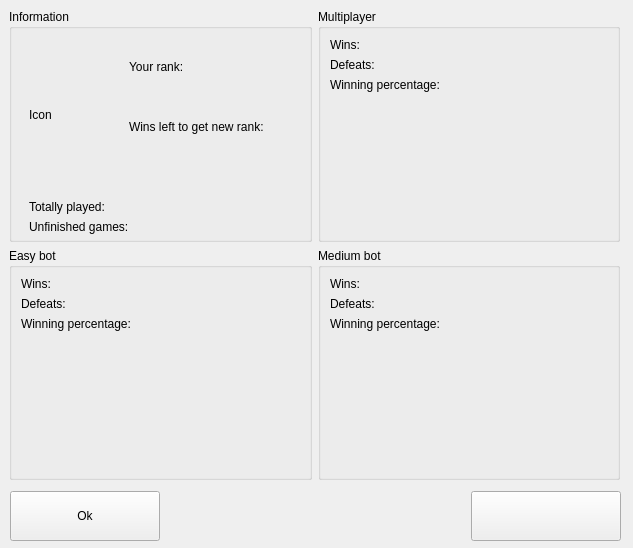
<?xml version="1.0" encoding="UTF-8"?>
<ui version="4.0">
 <class>StatWindow</class>
 <widget class="QWidget" name="StatWindow">
  <property name="geometry">
   <rect>
    <x>0</x>
    <y>0</y>
    <width>633</width>
    <height>548</height>
   </rect>
  </property>
  <property name="sizePolicy">
   <sizepolicy hsizetype="Preferred" vsizetype="Preferred">
    <horstretch>0</horstretch>
    <verstretch>68</verstretch>
   </sizepolicy>
  </property>
  <property name="windowTitle">
   <string>Statistics</string>
  </property>
  <widget class="QWidget" name="horizontalLayoutWidget">
   <property name="geometry">
    <rect>
     <x>10</x>
     <y>490</y>
     <width>611</width>
     <height>52</height>
    </rect>
   </property>
   <layout class="QHBoxLayout" name="horizontalLayout_5">
    <item>
     <widget class="QPushButton" name="OkBtn">
      <property name="minimumSize">
       <size>
        <width>150</width>
        <height>50</height>
       </size>
      </property>
      <property name="cursor">
       <cursorShape>PointingHandCursor</cursorShape>
      </property>
      <property name="text">
       <string>Ok</string>
      </property>
     </widget>
    </item>
    <item>
     <spacer name="horizontalSpacer">
      <property name="orientation">
       <enum>Qt::Horizontal</enum>
      </property>
      <property name="sizeHint" stdset="0">
       <size>
        <width>40</width>
        <height>20</height>
       </size>
      </property>
     </spacer>
    </item>
    <item>
     <widget class="QPushButton" name="DeleteBtn">
      <property name="sizePolicy">
       <sizepolicy hsizetype="Fixed" vsizetype="Fixed">
        <horstretch>0</horstretch>
        <verstretch>50</verstretch>
       </sizepolicy>
      </property>
      <property name="minimumSize">
       <size>
        <width>150</width>
        <height>50</height>
       </size>
      </property>
      <property name="cursor">
       <cursorShape>PointingHandCursor</cursorShape>
      </property>
      <property name="text">
       <string/>
      </property>
      <property name="icon">
       <iconset resource="res.qrc">
        <normaloff>:/images/delete.png</normaloff>:/images/delete.png</iconset>
      </property>
      <property name="iconSize">
       <size>
        <width>26</width>
        <height>26</height>
       </size>
      </property>
     </widget>
    </item>
   </layout>
  </widget>
  <widget class="QWidget" name="gridLayoutWidget">
   <property name="geometry">
    <rect>
     <x>9</x>
     <y>9</y>
     <width>611</width>
     <height>471</height>
    </rect>
   </property>
   <layout class="QGridLayout" name="gridLayout_4">
    <item row="0" column="2">
     <widget class="QGroupBox" name="Multiplayer">
      <property name="title">
       <string>Multiplayer</string>
      </property>
      <layout class="QFormLayout" name="formLayout_2">
       <item row="0" column="0">
        <widget class="QLabel" name="winsLab">
         <property name="text">
          <string>Wins:</string>
         </property>
        </widget>
       </item>
       <item row="0" column="1">
        <widget class="QLabel" name="wins">
         <property name="text">
          <string/>
         </property>
        </widget>
       </item>
       <item row="1" column="0">
        <widget class="QLabel" name="defeatsLab">
         <property name="text">
          <string>Defeats:</string>
         </property>
        </widget>
       </item>
       <item row="1" column="1">
        <widget class="QLabel" name="defeats">
         <property name="text">
          <string/>
         </property>
        </widget>
       </item>
       <item row="2" column="0">
        <widget class="QLabel" name="kdLab">
         <property name="text">
          <string>Winning percentage:</string>
         </property>
        </widget>
       </item>
       <item row="2" column="1">
        <widget class="QLabel" name="kd">
         <property name="text">
          <string/>
         </property>
        </widget>
       </item>
      </layout>
     </widget>
    </item>
    <item row="1" column="2">
     <widget class="QGroupBox" name="groupBox_5">
      <property name="title">
       <string>Medium bot</string>
      </property>
      <layout class="QFormLayout" name="formLayout_3">
       <item row="0" column="0">
        <widget class="QLabel" name="winsLab_3">
         <property name="text">
          <string>Wins:</string>
         </property>
        </widget>
       </item>
       <item row="0" column="1">
        <widget class="QLabel" name="wins_3">
         <property name="text">
          <string/>
         </property>
        </widget>
       </item>
       <item row="1" column="0">
        <widget class="QLabel" name="defeatsLab_4">
         <property name="text">
          <string>Defeats:</string>
         </property>
        </widget>
       </item>
       <item row="1" column="1">
        <widget class="QLabel" name="defeats_3">
         <property name="text">
          <string/>
         </property>
        </widget>
       </item>
       <item row="2" column="0">
        <widget class="QLabel" name="kdLab_3">
         <property name="text">
          <string>Winning percentage:</string>
         </property>
        </widget>
       </item>
       <item row="2" column="1">
        <widget class="QLabel" name="kd_3">
         <property name="text">
          <string/>
         </property>
        </widget>
       </item>
      </layout>
     </widget>
    </item>
    <item row="1" column="1">
     <widget class="QGroupBox" name="groupBox_4">
      <property name="title">
       <string>Easy bot</string>
      </property>
      <layout class="QFormLayout" name="formLayout">
       <item row="0" column="0">
        <widget class="QLabel" name="winsLab_2">
         <property name="text">
          <string>Wins:</string>
         </property>
        </widget>
       </item>
       <item row="0" column="1">
        <widget class="QLabel" name="wins_2">
         <property name="text">
          <string/>
         </property>
        </widget>
       </item>
       <item row="1" column="0">
        <widget class="QLabel" name="defeatsLab_2">
         <property name="text">
          <string>Defeats:</string>
         </property>
        </widget>
       </item>
       <item row="1" column="1">
        <widget class="QLabel" name="defeats_2">
         <property name="text">
          <string/>
         </property>
        </widget>
       </item>
       <item row="2" column="0">
        <widget class="QLabel" name="kdLab_2">
         <property name="text">
          <string>Winning percentage:</string>
         </property>
        </widget>
       </item>
       <item row="2" column="1">
        <widget class="QLabel" name="kd_2">
         <property name="text">
          <string/>
         </property>
        </widget>
       </item>
      </layout>
     </widget>
    </item>
    <item row="0" column="1">
     <widget class="QGroupBox" name="groupBox_2">
      <property name="title">
       <string>Information</string>
      </property>
      <widget class="QLabel" name="label">
       <property name="geometry">
        <rect>
         <x>20</x>
         <y>30</y>
         <width>81</width>
         <height>151</height>
        </rect>
       </property>
       <property name="text">
        <string>Icon</string>
       </property>
      </widget>
      <widget class="QLabel" name="unfinishedGamesLab">
       <property name="geometry">
        <rect>
         <x>20</x>
         <y>210</y>
         <width>101</width>
         <height>16</height>
        </rect>
       </property>
       <property name="text">
        <string>Unfinished games:</string>
       </property>
      </widget>
      <widget class="QLabel" name="unfinishedGames">
       <property name="geometry">
        <rect>
         <x>140</x>
         <y>210</y>
         <width>121</width>
         <height>16</height>
        </rect>
       </property>
       <property name="text">
        <string/>
       </property>
      </widget>
      <widget class="QLabel" name="totallyPlayedLab">
       <property name="geometry">
        <rect>
         <x>20</x>
         <y>190</y>
         <width>81</width>
         <height>16</height>
        </rect>
       </property>
       <property name="text">
        <string>Totally played:</string>
       </property>
      </widget>
      <widget class="QLabel" name="totallyPlayed">
       <property name="geometry">
        <rect>
         <x>140</x>
         <y>190</y>
         <width>121</width>
         <height>16</height>
        </rect>
       </property>
       <property name="text">
        <string/>
       </property>
      </widget>
      <widget class="QLabel" name="rankNameLab">
       <property name="geometry">
        <rect>
         <x>120</x>
         <y>50</y>
         <width>61</width>
         <height>16</height>
        </rect>
       </property>
       <property name="text">
        <string>Your rank:</string>
       </property>
      </widget>
      <widget class="QLabel" name="rankName">
       <property name="geometry">
        <rect>
         <x>120</x>
         <y>70</y>
         <width>171</width>
         <height>16</height>
        </rect>
       </property>
       <property name="text">
        <string/>
       </property>
      </widget>
      <widget class="QLabel" name="winsLeftLab">
       <property name="geometry">
        <rect>
         <x>120</x>
         <y>110</y>
         <width>141</width>
         <height>16</height>
        </rect>
       </property>
       <property name="text">
        <string>Wins left to get new rank:</string>
       </property>
      </widget>
      <widget class="QLabel" name="winsLeft">
       <property name="geometry">
        <rect>
         <x>260</x>
         <y>110</y>
         <width>49</width>
         <height>16</height>
        </rect>
       </property>
       <property name="text">
        <string/>
       </property>
      </widget>
     </widget>
    </item>
   </layout>
  </widget>
 </widget>
 <resources>
  <include location="res.qrc"/>
 </resources>
 <connections/>
</ui>
